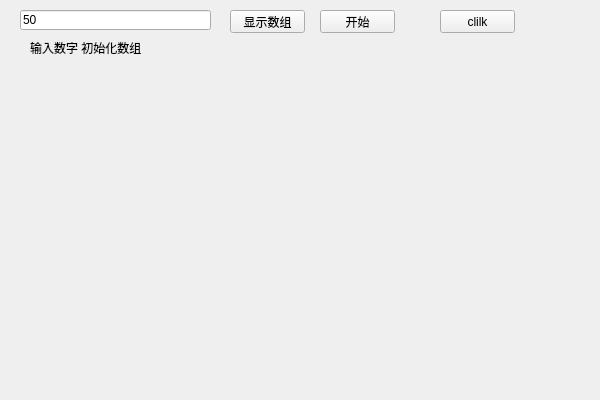
<?xml version="1.0" encoding="UTF-8"?>
<ui version="4.0">
 <class>Widget</class>
 <widget class="QWidget" name="Widget">
  <property name="geometry">
   <rect>
    <x>0</x>
    <y>0</y>
    <width>600</width>
    <height>400</height>
   </rect>
  </property>
  <property name="windowTitle">
   <string>Widget</string>
  </property>
  <widget class="QPushButton" name="pushButton">
   <property name="geometry">
    <rect>
     <x>320</x>
     <y>10</y>
     <width>75</width>
     <height>23</height>
    </rect>
   </property>
   <property name="text">
    <string>开始</string>
   </property>
  </widget>
  <widget class="QPushButton" name="pushButton_2">
   <property name="geometry">
    <rect>
     <x>230</x>
     <y>10</y>
     <width>75</width>
     <height>23</height>
    </rect>
   </property>
   <property name="text">
    <string>显示数组</string>
   </property>
  </widget>
  <widget class="QLineEdit" name="lineEdit">
   <property name="geometry">
    <rect>
     <x>20</x>
     <y>10</y>
     <width>191</width>
     <height>20</height>
    </rect>
   </property>
   <property name="text">
    <string>50</string>
   </property>
  </widget>
  <widget class="QPushButton" name="pushButton_3">
   <property name="geometry">
    <rect>
     <x>440</x>
     <y>10</y>
     <width>75</width>
     <height>23</height>
    </rect>
   </property>
   <property name="text">
    <string>clilk</string>
   </property>
  </widget>
  <widget class="QLabel" name="label">
   <property name="geometry">
    <rect>
     <x>30</x>
     <y>40</y>
     <width>121</width>
     <height>16</height>
    </rect>
   </property>
   <property name="text">
    <string>输入数字 初始化数组</string>
   </property>
  </widget>
 </widget>
 <layoutdefault spacing="6" margin="11"/>
 <resources/>
 <connections/>
</ui>
